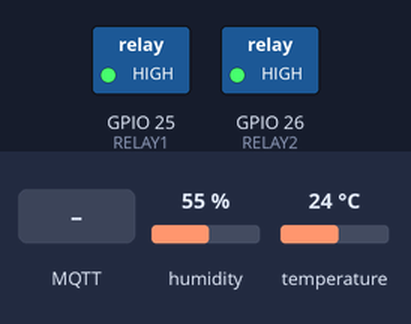
Bench run of a sketch on a simulated ESP32. On the bench: switched loads named in the sketch (green lamp = pin HIGH). The test bench sets the inputs (shaded band); at power-on: humidity 55 %, temperature 24 °C. WiFi joins after 1.5 s; servers stay silent unless stated; random numbers use the default seed unless the sketch sets one; no MQTT or app messages arrive unless stated; what the sketch prints to the serial monitor is not drawn.

Above: at 2.7 s.
2.8 s: MQTT message "1" arrives on the first subscribed topic
At 3.2 s:
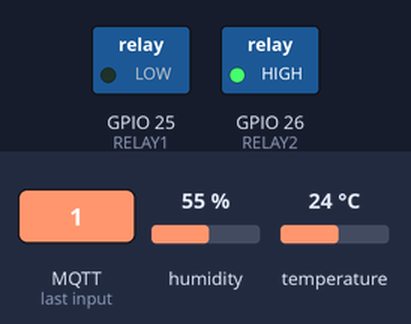
4.3 s: MQTT message "1" arrives on the second subscribed topic
At 5.4 s:
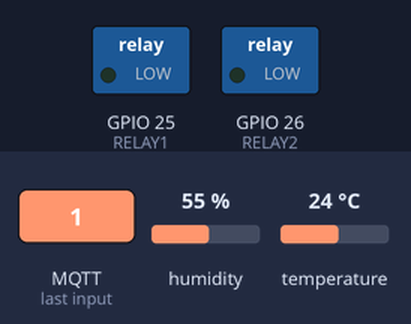
5.8 s: MQTT message "0" arrives on the first subscribed topic
At 6.7 s:
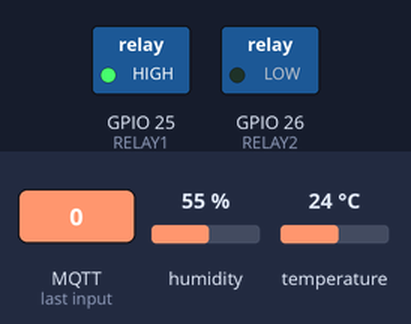
7.3 s: MQTT message "0" arrives on the second subscribed topic
At 7.9 s:
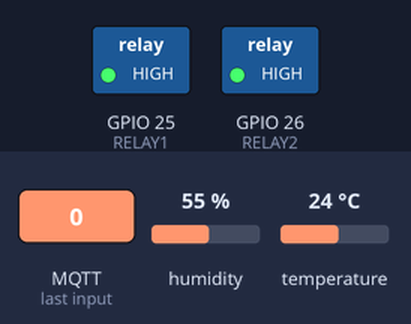
Timing chart, 0 to 9.8 s (numbered marks = the images above; inputs shaded):
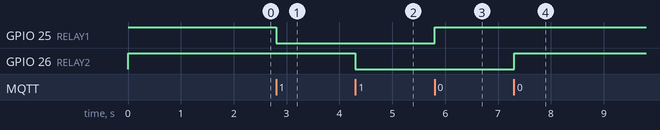

The sketch:

publisher.ino
```cpp
#include <WiFi.h>
#include <PubSubClient.h>
#include <ArduinoJson.h>
#include <DHT.h>

const char *ssid = "your ssid";
const char *password = "your password";

float temperature;
float humidity;
char bufferTemp[5];
char bufferHum[5];
unsigned long prevMillis;

const char *mqtt_server = "broker.emqx.io";
const char *TOPIC_RELAY1 = "kelompok1/relay1";
const char *TOPIC_RELAY2 = "kelompok1/relay2";
const char *TOPIC_TEMP = "kelompok1/temperature";
const char *TOPIC_HUMID = "kelompok1/humidity";
const char *TOPIC_JSON = "kelompok1/dht";

int intervalPengiriman = 5; // satuan detik

#define RELAY1 25
#define RELAY2 26
#define DHTPIN 4
#define DHTTYPE DHT11

WiFiClient espClient;
PubSubClient mqtt(espClient);
DHT dht(DHTPIN, DHTTYPE);

void setup_wifi()
{
  delay(10);
  Serial.println();
  Serial.print("Connecting to ");
  Serial.println(ssid);

  WiFi.mode(WIFI_STA);
  WiFi.begin(ssid, password);

  while (WiFi.status() != WL_CONNECTED)
  {
    delay(500);
    Serial.print(".");
  }
  Serial.println("");
  Serial.println("WiFi Terhubung");
  Serial.print("IP address: ");
  Serial.println(WiFi.localIP());
}

void callback(char *topic, byte *payload, unsigned int length)
{
  Serial.print("Pesan Masuk dari topic [");
  Serial.print(topic);
  Serial.print("] : ");
  for (int i = 0; i < length; i++)
  {
    Serial.print((char)payload[i]);
  }
  Serial.println();

  // Relay1
  if (strcmp(topic, TOPIC_RELAY1) == 0)
  {
    if ((char)payload[0] == '1')
    {
      digitalWrite(RELAY1, LOW); // Relay aktif LOW
      Serial.println("Relay1 ON");
    }
    else
    {
      digitalWrite(RELAY1, HIGH);
      Serial.println("Relay1 OFF");
    }
  }

  // Relay2
  if (strcmp(topic, TOPIC_RELAY2) == 0)
  {
    if ((char)payload[0] == '1')
    {
      digitalWrite(RELAY2, LOW);
      Serial.println("Relay2 ON");
    }
    else
    {
      digitalWrite(RELAY2, HIGH);
      Serial.println("Relay2 OFF");
    }
  }
}

void reconnect()
{
  while (!mqtt.connected())
  {
    Serial.print("Attempting MQTT connection...");

    String clientId = "ESP32Client-";
    clientId += String(random(0xffff), HEX);

    if (mqtt.connect(clientId.c_str()))
    {
      Serial.println("connected!");
      mqtt.subscribe(TOPIC_RELAY1);
      mqtt.subscribe(TOPIC_RELAY2);
      Serial.println("Subscribe ke topic relay1 & relay2");
    }
    else
    {
      Serial.print("Failed, rc=");
      Serial.print(mqtt.state());
      Serial.println(" Reconnect dalam 5 detik");
      delay(5000);
    }
  }
}

void publish_data()
{
  sprintf(bufferTemp, "%.1f", temperature);
  mqtt.publish(TOPIC_TEMP, bufferTemp);

  sprintf(bufferHum, "%.1f", humidity);
  mqtt.publish(TOPIC_HUMID, bufferHum);
}

void publish_json()
{
  char json[256];
  JsonDocument doc;

  sprintf(bufferTemp, "%.1f", temperature);
  sprintf(bufferHum, "%.1f", humidity);

  doc["temperature"] = bufferTemp;
  doc["humidity"] = bufferHum;

  serializeJson(doc, json);
  mqtt.publish(TOPIC_JSON, json);
}

void setup()
{
  pinMode(RELAY1, OUTPUT);
  pinMode(RELAY2, OUTPUT);
  digitalWrite(RELAY1, HIGH); // default OFF
  digitalWrite(RELAY2, HIGH); // default OFF

  Serial.begin(115200);
  setup_wifi();
  dht.begin();
  mqtt.setServer(mqtt_server, 1883);
  mqtt.setCallback(callback);
}

void loop()
{
  if (!mqtt.connected())
  {
    reconnect();
  }
  mqtt.loop();

  if (millis() - prevMillis >= intervalPengiriman * 1000)
  {
    temperature = dht.readTemperature();
    humidity = dht.readHumidity();
    Serial.println("Temperature: " + String(temperature));
    Serial.println("Humidity: " + String(humidity));
    Serial.println();

    publish_json();
    publish_data();
    prevMillis = millis();
  }
  delay(5);
}
```

Measured:
- after the input at 2.8 s, GPIO 25 (RELAY1): HIGH → LOW at once
- after the input at 4.3 s, GPIO 26 (RELAY2): HIGH → LOW at once
- after the input at 5.8 s, GPIO 25 (RELAY1): LOW → HIGH at once
- after the input at 7.3 s, GPIO 26 (RELAY2): LOW → HIGH at once
